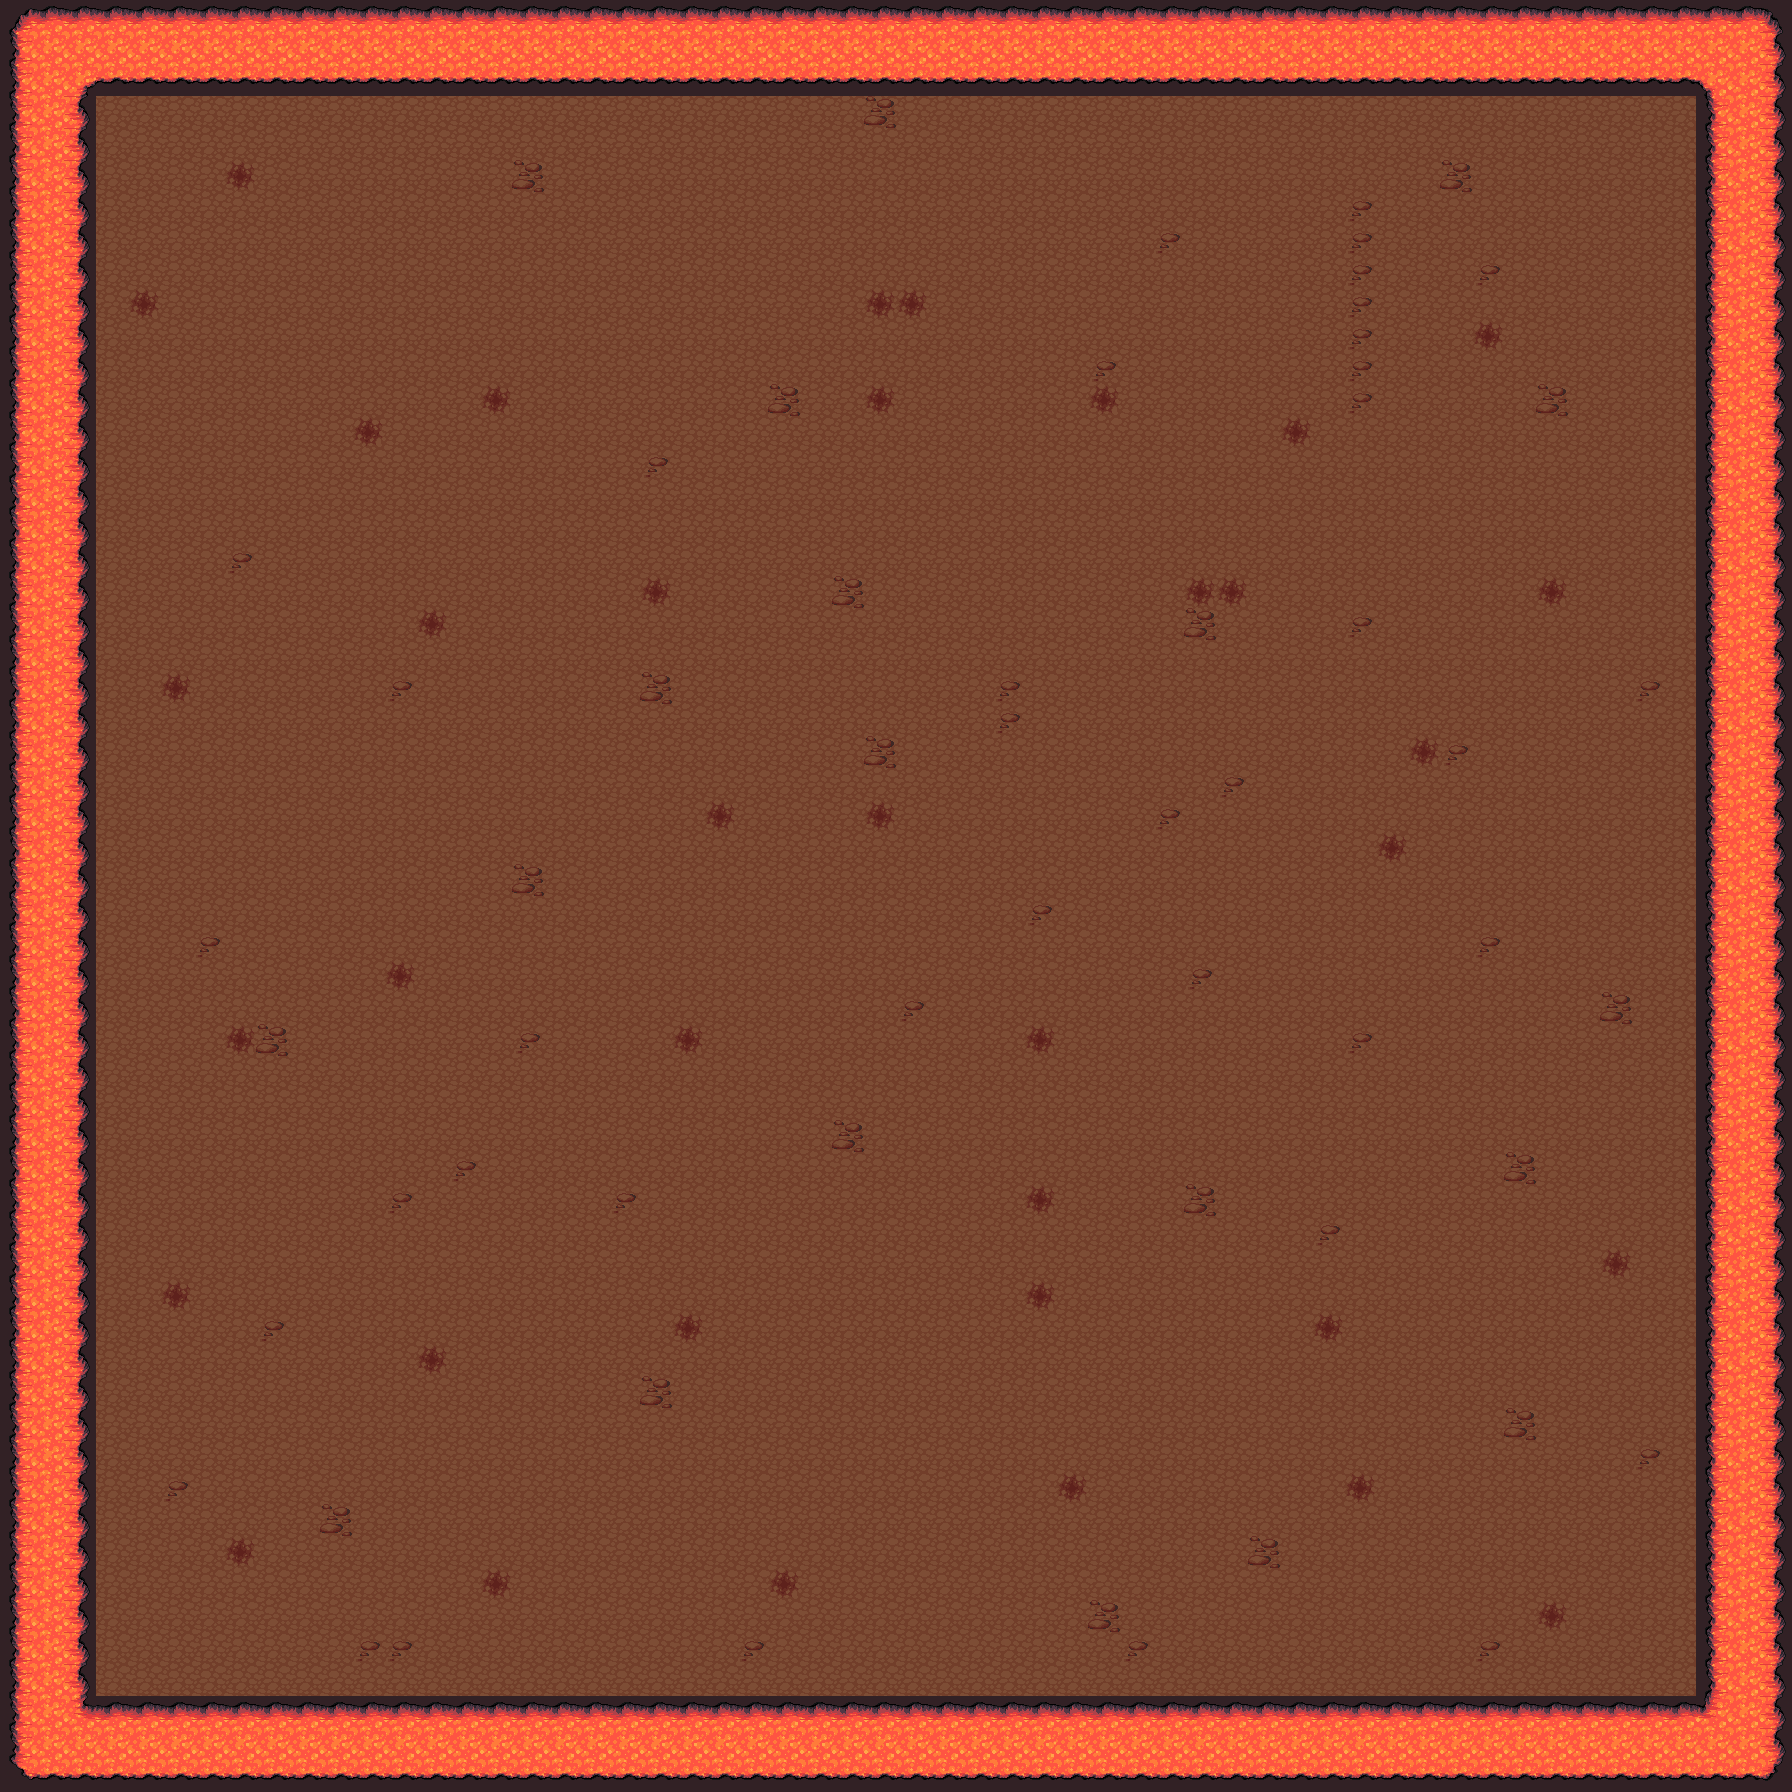

Rendered tile map (Tiled .tmx) drawn with the repository's tilesets; below, a short description and the map source with its tile grids summarised:
An orthogonal 56x56 tile map with 32x32 px tiles, 3 tile layers (Calque de Tuiles 3, Calque de Tuiles 2, Calque de Tuiles 4), 1 hidden layer not drawn.

<map version="1.9" tiledversion="1.9.2" orientation="orthogonal" renderorder="right-down" width="56" height="56" tilewidth="32" tileheight="32" infinite="0" nextlayerid="5" nextobjectid="1">
 <tileset firstgid="1" source="tuile1.tsx" />
 <layer id="3" name="Calque de Tuiles 3" width="56" height="56" locked="1">
  <data>[3136 cells, 3136 non-empty, 2 distinct tile ids]</data>
 </layer>
 <layer id="1" name="Calque de Tuiles 1" width="56" height="56" visible="0">
  <data>[3136 cells, 2500 non-empty, 30 distinct tile ids]</data>
 </layer>
 <layer id="2" name="Calque de Tuiles 2" width="56" height="56" locked="1">
  <data>[3136 cells, 636 non-empty, 13 distinct tile ids]</data>
 </layer>
 <layer id="4" name="Calque de Tuiles 4" width="56" height="56" locked="1">
  <data>[3136 cells, 96 non-empty, 3 distinct tile ids]</data>
 </layer>
</map>
